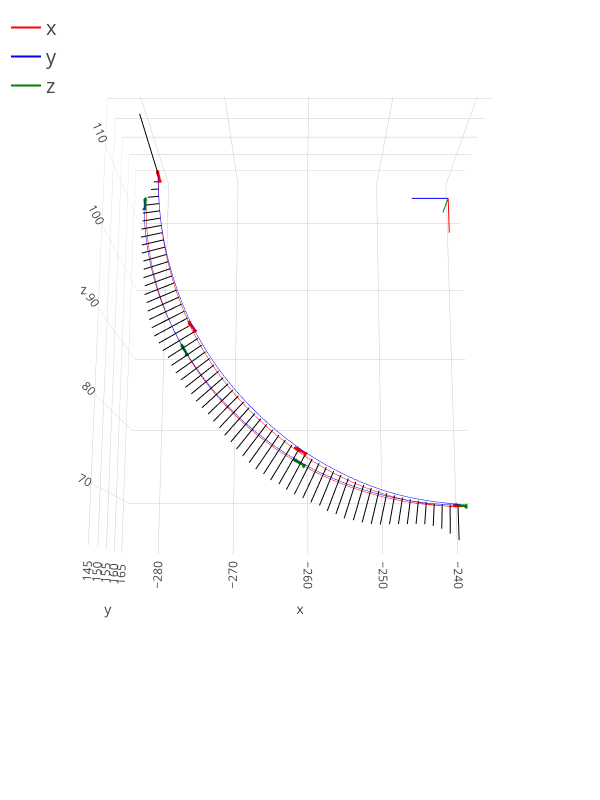

The notebook cell saved with this chart:
### Code cell
from flightplotting.traces import vectors, axestrace, vector
from geometry import Quaternion


fig = ea.plot_3d(nmodels=3, scale=1)
fig.add_traces(axestrace(ea.coord, 5))
#fig.add_traces(vectors(5, ea.fl, 5*res.roll_rate.measurement.value.unit()*res.roll_rate.measurement.visibility ))

fig.update_layout(height=800, width=600)


fig.add_traces(vectors(50,ea.fl,er.track_y.measurement.value.degrees()))

fig.add_traces(vector(ea.fl.pos[-1],10*er.track_z.measurement.value.degrees()))

### Figure 1 — Plotly figure (JSON) as saved in the notebook; plotly's stock layout.template omitted (floating-point values rounded to 4 significant figures; data arrays with more than 128 entries replaced by an {"elided": "..."} marker saying what was removed)
{"data": [{"line": {"color": "blue", "width": 1}, "mode": "lines", "showlegend": false, "text": ["0.0", "0.0", "0.1", "0.1", "0.2", "0.2", "0.2", "0.3", "0.3", "0.4", "0.4", "0.4", "0.5", "0.5", "0.6", "0.6", "0.6", "0.7", "0.7", "0.8", "0.8", "0.8", "0.9", "0.9", "1.0", "1.0", "1.0", "1.1", "1.1", "1.2", "1.2", "1.2", "1.3", "1.3", "1.4", "1.4", "1.4", "1.5", "1.5", "1.6", "1.6", "1.6", "1.7", "1.7", "1.8", "1.8", "1.8", "1.9", "1.9", "2.0", "2.0", "2.0", "2.1", "2.1", "2.2", "2.2", "2.2", "2.3", "2.3", "2.4", "2.4", "2.4", "2.5", "2.5"], "type": "scatter3d", "x": [-240.6, -241.7, -242.7, -243.7, -244.8, -245.8, -246.8, -247.8, -248.9, -249.9, -250.9, -251.9, -252.8, -253.8, -254.8, -255.8, -256.7, -257.6, -258.5, -259.4, -260.3, -261.2, -262.0, -262.9, -263.7, -264.5, -265.3, -266.1, -266.8, -267.5, -268.3, -269.0, -269.7, -270.3, -271.0, -271.6, -272.2, -272.8, -273.3, -273.9, -274.4, -274.9, -275.3, -275.8, -276.2, -276.6, -277.0, -277.3, -277.6, -278.0, -278.2, -278.5, -278.8, -279.0, -279.2, -279.4, -279.6, -279.7, -279.8, -279.9, -280.0, -280.1, -280.1, -280.2], "y": [163.1, 163.0, 162.9, 162.7, 162.6, 162.5, 162.4, 162.3, 162.2, 162.1, 162.0, 161.9, 161.8, 161.7, 161.6, 161.5, 161.5, 161.4, 161.3, 161.3, 161.2, 161.2, 161.1, 161.1, 161.0, 161.0, 160.9, 160.9, 160.9, 160.8, 160.8, 160.8, 160.8, 160.8, 160.7, 160.7, 160.7, 160.7, 160.7, 160.7, 160.7, 160.7, 160.7, 160.7, 160.8, 160.8, 160.8, 160.8, 160.8, 160.8, 160.8, 160.8, 160.8, 160.8, 160.8, 160.8, 160.8, 160.8, 160.8, 160.7, 160.7, 160.7, 160.6, 160.6], "z": [69.34, 69.42, 69.5, 69.61, 69.74, 69.9, 70.09, 70.3, 70.55, 70.83, 71.15, 71.49, 71.86, 72.27, 72.69, 73.14, 73.61, 74.11, 74.63, 75.18, 75.74, 76.33, 76.95, 77.58, 78.24, 78.91, 79.61, 80.33, 81.06, 81.8, 82.56, 83.34, 84.14, 84.94, 85.76, 86.59, 87.44, 88.31, 89.19, 90.08, 90.98, 91.9, 92.83, 93.77, 94.72, 95.67, 96.64, 97.61, 98.59, 99.57, 100.6, 101.5, 102.5, 103.6, 104.6, 105.6, 106.6, 107.6, 108.7, 109.7, 110.7, 111.8, 112.8, 113.8]}, {"line": {"color": "red", "width": 1}, "mode": "lines", "showlegend": false, "text": ["0.0", "0.0", "0.1", "0.1", "0.2", "0.2", "0.2", "0.3", "0.3", "0.4", "0.4", "0.4", "0.5", "0.5", "0.6", "0.6", "0.6", "0.7", "0.7", "0.8", "0.8", "0.8", "0.9", "0.9", "1.0", "1.0", "1.0", "1.1", "1.1", "1.2", "1.2", "1.2", "1.3", "1.3", "1.4", "1.4", "1.4", "1.5", "1.5", "1.6", "1.6", "1.6", "1.7", "1.7", "1.8", "1.8", "1.8", "1.9", "1.9", "2.0", "2.0", "2.0", "2.1", "2.1", "2.2", "2.2", "2.2", "2.3", "2.3", "2.4", "2.4", "2.4", "2.5", "2.5"], "type": "scatter3d", "x": [-240.7, -241.8, -242.8, -243.8, -244.9, -245.9, -246.9, -248.0, -249.0, -250.0, -251.0, -252.0, -253.0, -253.9, -254.9, -255.9, -256.8, -257.7, -258.6, -259.5, -260.4, -261.3, -262.1, -263.0, -263.8, -264.6, -265.4, -266.2, -266.9, -267.7, -268.4, -269.1, -269.8, -270.4, -271.1, -271.7, -272.3, -272.9, -273.4, -274.0, -274.5, -275.0, -275.5, -275.9, -276.3, -276.7, -277.1, -277.5, -277.8, -278.1, -278.4, -278.7, -278.9, -279.2, -279.4, -279.6, -279.7, -279.9, -280.0, -280.1, -280.2, -280.3, -280.3, -280.4], "y": [165.0, 164.8, 164.7, 164.6, 164.5, 164.3, 164.2, 164.1, 164.0, 163.9, 163.8, 163.7, 163.6, 163.5, 163.5, 163.4, 163.3, 163.2, 163.2, 163.1, 163.1, 163.0, 162.9, 162.9, 162.9, 162.8, 162.8, 162.7, 162.7, 162.7, 162.6, 162.6, 162.6, 162.6, 162.6, 162.6, 162.6, 162.6, 162.6, 162.6, 162.6, 162.6, 162.6, 162.6, 162.6, 162.6, 162.6, 162.6, 162.6, 162.6, 162.7, 162.7, 162.7, 162.7, 162.7, 162.6, 162.6, 162.6, 162.6, 162.6, 162.5, 162.5, 162.5, 162.4], "z": [69.13, 69.21, 69.3, 69.41, 69.55, 69.71, 69.9, 70.12, 70.37, 70.64, 70.95, 71.29, 71.66, 72.07, 72.49, 72.94, 73.41, 73.9, 74.42, 74.97, 75.53, 76.12, 76.73, 77.37, 78.02, 78.69, 79.37, 80.08, 80.8, 81.54, 82.29, 83.07, 83.86, 84.67, 85.49, 86.33, 87.19, 88.06, 88.94, 89.84, 90.74, 91.67, 92.6, 93.55, 94.5, 95.46, 96.43, 97.41, 98.4, 99.39, 100.4, 101.4, 102.4, 103.4, 104.5, 105.5, 106.5, 107.5, 108.6, 109.6, 110.6, 111.7, 112.7, 113.8]}, {"color": "red", "hoverinfo": "name", "i": {"elided": "1408 int values"}, "j": {"elided": "1408 int values"}, "k": {"elided": "1408 int values"}, "name": "68.8", "showscale": false, "type": "mesh3d", "x": {"elided": "1534 float values"}, "y": {"elided": "1534 float values"}, "z": {"elided": "1534 float values"}}, {"color": "red", "hoverinfo": "name", "i": {"elided": "1408 int values"}, "j": {"elided": "1408 int values"}, "k": {"elided": "1408 int values"}, "name": "68.8", "showscale": false, "type": "mesh3d", "x": {"elided": "1534 float values"}, "y": {"elided": "1534 float values"}, "z": {"elided": "1534 float values"}}, {"color": "red", "hoverinfo": "name", "i": {"elided": "1408 int values"}, "j": {"elided": "1408 int values"}, "k": {"elided": "1408 int values"}, "name": "69.7", "showscale": false, "type": "mesh3d", "x": {"elided": "1534 float values"}, "y": {"elided": "1534 float values"}, "z": {"elided": "1534 float values"}}, {"color": "red", "hoverinfo": "name", "i": {"elided": "1408 int values"}, "j": {"elided": "1408 int values"}, "k": {"elided": "1408 int values"}, "name": "70.5", "showscale": false, "type": "mesh3d", "x": {"elided": "1534 float values"}, "y": {"elided": "1534 float values"}, "z": {"elided": "1534 float values"}}, {"color": "red", "hoverinfo": "name", "i": {"elided": "1408 int values"}, "j": {"elided": "1408 int values"}, "k": {"elided": "1408 int values"}, "name": "71.4", "showscale": false, "type": "mesh3d", "x": {"elided": "1534 float values"}, "y": {"elided": "1534 float values"}, "z": {"elided": "1534 float values"}}, {"color": "red", "hoverinfo": "name", "i": {"elided": "1408 int values"}, "j": {"elided": "1408 int values"}, "k": {"elided": "1408 int values"}, "name": "71.4", "showscale": false, "type": "mesh3d", "x": {"elided": "1534 float values"}, "y": {"elided": "1534 float values"}, "z": {"elided": "1534 float values"}}, {"line": {"color": "blue", "width": 1}, "mode": "lines", "showlegend": false, "text": ["0.0", "0.0", "0.1", "0.1", "0.2", "0.2", "0.2", "0.3", "0.3", "0.4", "0.4", "0.4", "0.5", "0.5", "0.6", "0.6", "0.6", "0.7", "0.7", "0.8", "0.8", "0.8", "0.9", "0.9", "1.0", "1.0", "1.0", "1.1", "1.1", "1.2", "1.2", "1.2", "1.3", "1.3", "1.4", "1.4", "1.4", "1.5", "1.5", "1.6", "1.6", "1.6", "1.7", "1.7", "1.7", "1.8", "1.8", "1.9", "1.9", "1.9", "2.0", "2.0", "2.1", "2.1", "2.1", "2.2", "2.2", "2.3", "2.3", "2.3", "2.4", "2.4", "2.5", "2.5"], "type": "scatter3d", "x": [-240.7, -241.7, -242.7, -243.7, -244.8, -245.8, -246.9, -247.9, -248.9, -249.9, -250.9, -251.9, -252.9, -253.9, -254.8, -255.8, -256.8, -257.7, -258.6, -259.6, -260.5, -261.4, -262.3, -263.2, -264.0, -264.9, -265.7, -266.5, -267.3, -268.1, -268.9, -269.6, -270.3, -271.1, -271.8, -272.4, -273.1, -273.7, -274.3, -274.9, -275.5, -276.1, -276.6, -277.1, -277.6, -278.1, -278.5, -278.9, -279.3, -279.7, -280.0, -280.4, -280.7, -280.9, -281.2, -281.4, -281.6, -281.8, -281.9, -282.1, -282.2, -282.3, -282.3, -282.3], "y": [163.1, 163.1, 163.1, 163.1, 163.1, 163.1, 163.1, 163.1, 163.1, 163.1, 163.1, 163.1, 163.1, 163.1, 163.1, 163.1, 163.1, 163.1, 163.1, 163.1, 163.1, 163.1, 163.1, 163.1, 163.1, 163.1, 163.1, 163.1, 163.1, 163.1, 163.1, 163.1, 163.1, 163.1, 163.1, 163.1, 163.1, 163.1, 163.1, 163.1, 163.1, 163.1, 163.1, 163.1, 163.1, 163.1, 163.1, 163.1, 163.1, 163.1, 163.1, 163.1, 163.1, 163.1, 163.1, 163.1, 163.1, 163.1, 163.1, 163.1, 163.1, 163.1, 163.1, 163.1], "z": [69.24, 69.26, 69.31, 69.39, 69.49, 69.62, 69.77, 69.95, 70.15, 70.37, 70.63, 70.91, 71.21, 71.53, 71.88, 72.26, 72.66, 73.07, 73.5, 73.97, 74.47, 74.98, 75.51, 76.06, 76.64, 77.24, 77.86, 78.49, 79.14, 79.82, 80.53, 81.25, 81.97, 82.71, 83.48, 84.29, 85.1, 85.9, 86.71, 87.56, 88.44, 89.32, 90.19, 91.08, 92.0, 92.94, 93.89, 94.82, 95.77, 96.74, 97.72, 98.71, 99.69, 100.7, 101.7, 102.7, 103.7, 104.7, 105.8, 106.8, 107.8, 108.9, 109.9, 110.9]}, {"line": {"color": "red", "width": 1}, "mode": "lines", "showlegend": false, "text": ["0.0", "0.0", "0.1", "0.1", "0.2", "0.2", "0.2", "0.3", "0.3", "0.4", "0.4", "0.4", "0.5", "0.5", "0.6", "0.6", "0.6", "0.7", "0.7", "0.8", "0.8", "0.8", "0.9", "0.9", "1.0", "1.0", "1.0", "1.1", "1.1", "1.2", "1.2", "1.2", "1.3", "1.3", "1.4", "1.4", "1.4", "1.5", "1.5", "1.6", "1.6", "1.6", "1.7", "1.7", "1.7", "1.8", "1.8", "1.9", "1.9", "1.9", "2.0", "2.0", "2.1", "2.1", "2.1", "2.2", "2.2", "2.3", "2.3", "2.3", "2.4", "2.4", "2.5", "2.5"], "type": "scatter3d", "x": [-240.7, -241.7, -242.7, -243.7, -244.8, -245.8, -246.9, -247.9, -248.9, -249.9, -250.9, -251.9, -252.9, -253.9, -254.8, -255.8, -256.8, -257.7, -258.6, -259.6, -260.5, -261.4, -262.3, -263.2, -264.0, -264.9, -265.7, -266.5, -267.3, -268.1, -268.9, -269.6, -270.3, -271.1, -271.8, -272.4, -273.1, -273.7, -274.3, -274.9, -275.5, -276.1, -276.6, -277.1, -277.6, -278.1, -278.5, -278.9, -279.3, -279.7, -280.0, -280.4, -280.7, -280.9, -281.2, -281.4, -281.6, -281.8, -281.9, -282.1, -282.2, -282.3, -282.3, -282.3], "y": [165.0, 165.0, 165.0, 165.0, 165.0, 165.0, 165.0, 165.0, 165.0, 165.0, 165.0, 165.0, 165.0, 165.0, 165.0, 165.0, 165.0, 165.0, 165.0, 165.0, 165.0, 165.0, 165.0, 165.0, 165.0, 165.0, 165.0, 165.0, 165.0, 165.0, 165.0, 165.0, 165.0, 165.0, 165.0, 165.0, 165.0, 165.0, 165.0, 165.0, 165.0, 165.0, 165.0, 165.0, 165.0, 165.0, 165.0, 165.0, 165.0, 165.0, 165.0, 165.0, 165.0, 165.0, 165.0, 165.0, 165.0, 165.0, 165.0, 165.0, 165.0, 165.0, 165.0, 165.0], "z": [69.24, 69.26, 69.31, 69.39, 69.49, 69.62, 69.77, 69.95, 70.15, 70.37, 70.63, 70.91, 71.21, 71.53, 71.88, 72.26, 72.66, 73.07, 73.5, 73.97, 74.47, 74.98, 75.51, 76.06, 76.64, 77.24, 77.86, 78.49, 79.14, 79.82, 80.53, 81.25, 81.97, 82.71, 83.48, 84.29, 85.1, 85.9, 86.71, 87.56, 88.44, 89.32, 90.19, 91.08, 92.0, 92.94, 93.89, 94.82, 95.77, 96.74, 97.72, 98.71, 99.69, 100.7, 101.7, 102.7, 103.7, 104.7, 105.8, 106.8, 107.8, 108.9, 109.9, 110.9]}, {"color": "green", "hoverinfo": "name", "i": {"elided": "1408 int values"}, "j": {"elided": "1408 int values"}, "k": {"elided": "1408 int values"}, "name": "1.6", "showscale": false, "type": "mesh3d", "x": {"elided": "1534 float values"}, "y": {"elided": "1534 float values"}, "z": {"elided": "1534 float values"}}, {"color": "green", "hoverinfo": "name", "i": {"elided": "1408 int values"}, "j": {"elided": "1408 int values"}, "k": {"elided": "1408 int values"}, "name": "1.6", "showscale": false, "type": "mesh3d", "x": {"elided": "1534 float values"}, "y": {"elided": "1534 float values"}, "z": {"elided": "1534 float values"}}, {"color": "green", "hoverinfo": "name", "i": {"elided": "1408 int values"}, "j": {"elided": "1408 int values"}, "k": {"elided": "1408 int values"}, "name": "2.5", "showscale": false, "type": "mesh3d", "x": {"elided": "1534 float values"}, "y": {"elided": "1534 float values"}, "z": {"elided": "1534 float values"}}, {"color": "green", "hoverinfo": "name", "i": {"elided": "1408 int values"}, "j": {"elided": "1408 int values"}, "k": {"elided": "1408 int values"}, "name": "3.3", "showscale": false, "type": "mesh3d", "x": {"elided": "1534 float values"}, "y": {"elided": "1534 float values"}, "z": {"elided": "1534 float values"}}, {"color": "green", "hoverinfo": "name", "i": {"elided": "1408 int values"}, "j": {"elided": "1408 int values"}, "k": {"elided": "1408 int values"}, "name": "4.1", "showscale": false, "type": "mesh3d", "x": {"elided": "1534 float values"}, "y": {"elided": "1534 float values"}, "z": {"elided": "1534 float values"}}, {"color": "green", "hoverinfo": "name", "i": {"elided": "1408 int values"}, "j": {"elided": "1408 int values"}, "k": {"elided": "1408 int values"}, "name": "4.1", "showscale": false, "type": "mesh3d", "x": {"elided": "1534 float values"}, "y": {"elided": "1534 float values"}, "z": {"elided": "1534 float values"}}, {"line": {"color": "red"}, "mode": "lines", "name": "x", "type": "scatter3d", "x": [-240.7, -240.7], "y": [164.0, 164.0], "z": [111.4, 106.4]}, {"line": {"color": "blue"}, "mode": "lines", "name": "y", "type": "scatter3d", "x": [-240.7, -245.7], "y": [164.0, 164.0], "z": [111.4, 111.4]}, {"line": {"color": "green"}, "mode": "lines", "name": "z", "type": "scatter3d", "x": [-240.7, -240.7], "y": [164.0, 169.0], "z": [111.4, 111.4]}, {"line": {"color": "black", "dash": "solid", "width": 2}, "mode": "lines", "showlegend": false, "type": "scatter3d", "x": [-240.7, -240.7], "y": [164.0, 164.0], "z": [69.24, 64.83]}, {"line": {"color": "black", "dash": "solid", "width": 2}, "mode": "lines", "showlegend": false, "type": "scatter3d", "x": [-241.7, -241.8], "y": [163.9, 163.9], "z": [69.31, 65.66]}, {"line": {"color": "black", "dash": "solid", "width": 2}, "mode": "lines", "showlegend": false, "type": "scatter3d", "x": [-242.7, -242.9], "y": [163.8, 163.8], "z": [69.4, 66.28]}, {"line": {"color": "black", "dash": "solid", "width": 2}, "mode": "lines", "showlegend": false, "type": "scatter3d", "x": [-243.8, -244.0], "y": [163.7, 163.7], "z": [69.51, 66.62]}, {"line": {"color": "black", "dash": "solid", "width": 2}, "mode": "lines", "showlegend": false, "type": "scatter3d", "x": [-244.8, -245.1], "y": [163.5, 163.5], "z": [69.64, 66.82]}, {"line": {"color": "black", "dash": "solid", "width": 2}, "mode": "lines", "showlegend": false, "type": "scatter3d", "x": [-245.8, -246.2], "y": [163.4, 163.4], "z": [69.81, 66.86]}, {"line": {"color": "black", "dash": "solid", "width": 2}, "mode": "lines", "showlegend": false, "type": "scatter3d", "x": [-246.9, -247.3], "y": [163.3, 163.3], "z": [69.99, 66.82]}, {"line": {"color": "black", "dash": "solid", "width": 2}, "mode": "lines", "showlegend": false, "type": "scatter3d", "x": [-247.9, -248.5], "y": [163.2, 163.2], "z": [70.21, 66.82]}, {"line": {"color": "black", "dash": "solid", "width": 2}, "mode": "lines", "showlegend": false, "type": "scatter3d", "x": [-248.9, -249.6], "y": [163.1, 163.1], "z": [70.46, 66.78]}, {"line": {"color": "black", "dash": "solid", "width": 2}, "mode": "lines", "showlegend": false, "type": "scatter3d", "x": [-249.9, -250.8], "y": [163.0, 163.0], "z": [70.74, 66.74]}, {"line": {"color": "black", "dash": "solid", "width": 2}, "mode": "lines", "showlegend": false, "type": "scatter3d", "x": [-250.9, -252.0], "y": [162.9, 162.9], "z": [71.05, 66.81]}, {"line": {"color": "black", "dash": "solid", "width": 2}, "mode": "lines", "showlegend": false, "type": "scatter3d", "x": [-251.9, -253.1], "y": [162.8, 162.8], "z": [71.39, 66.99]}, {"line": {"color": "black", "dash": "solid", "width": 2}, "mode": "lines", "showlegend": false, "type": "scatter3d", "x": [-252.9, -254.3], "y": [162.7, 162.7], "z": [71.76, 67.27]}, {"line": {"color": "black", "dash": "solid", "width": 2}, "mode": "lines", "showlegend": false, "type": "scatter3d", "x": [-253.9, -255.4], "y": [162.6, 162.6], "z": [72.17, 67.49]}, {"line": {"color": "black", "dash": "solid", "width": 2}, "mode": "lines", "showlegend": false, "type": "scatter3d", "x": [-254.9, -256.5], "y": [162.5, 162.5], "z": [72.59, 68.01]}, {"line": {"color": "black", "dash": "solid", "width": 2}, "mode": "lines", "showlegend": false, "type": "scatter3d", "x": [-255.8, -257.6], "y": [162.5, 162.5], "z": [73.04, 68.42]}, {"line": {"color": "black", "dash": "solid", "width": 2}, "mode": "lines", "showlegend": false, "type": "scatter3d", "x": [-256.7, -258.6], "y": [162.4, 162.4], "z": [73.51, 69.1]}, {"line": {"color": "black", "dash": "solid", "width": 2}, "mode": "lines", "showlegend": false, "type": "scatter3d", "x": [-257.7, -259.7], "y": [162.3, 162.3], "z": [74.01, 69.48]}, {"line": {"color": "black", "dash": "solid", "width": 2}, "mode": "lines", "showlegend": false, "type": "scatter3d", "x": [-258.6, -260.7], "y": [162.3, 162.3], "z": [74.53, 70.02]}, {"line": {"color": "black", "dash": "solid", "width": 2}, "mode": "lines", "showlegend": false, "type": "scatter3d", "x": [-259.5, -261.8], "y": [162.2, 162.2], "z": [75.07, 70.53]}, {"line": {"color": "black", "dash": "solid", "width": 2}, "mode": "lines", "showlegend": false, "type": "scatter3d", "x": [-260.4, -262.8], "y": [162.1, 162.1], "z": [75.64, 71.1]}, {"line": {"color": "black", "dash": "solid", "width": 2}, "mode": "lines", "showlegend": false, "type": "scatter3d", "x": [-261.2, -263.8], "y": [162.1, 162.1], "z": [76.23, 71.79]}, {"line": {"color": "black", "dash": "solid", "width": 2}, "mode": "lines", "showlegend": false, "type": "scatter3d", "x": [-262.1, -264.8], "y": [162.0, 162.0], "z": [76.84, 72.33]}, {"line": {"color": "black", "dash": "solid", "width": 2}, "mode": "lines", "showlegend": false, "type": "scatter3d", "x": [-262.9, -265.7], "y": [162.0, 162.0], "z": [77.47, 73.1]}, {"line": {"color": "black", "dash": "solid", "width": 2}, "mode": "lines", "showlegend": false, "type": "scatter3d", "x": [-263.7, -266.7], "y": [161.9, 161.9], "z": [78.13, 73.71]}, {"line": {"color": "black", "dash": "solid", "width": 2}, "mode": "lines", "showlegend": false, "type": "scatter3d", "x": [-264.6, -267.6], "y": [161.9, 161.9], "z": [78.8, 74.53]}, {"line": {"color": "black", "dash": "solid", "width": 2}, "mode": "lines", "showlegend": false, "type": "scatter3d", "x": [-265.3, -268.4], "y": [161.9, 161.9], "z": [79.49, 75.37]}, {"line": {"color": "black", "dash": "solid", "width": 2}, "mode": "lines", "showlegend": false, "type": "scatter3d", "x": [-266.1, -269.2], "y": [161.8, 161.8], "z": [80.2, 76.27]}, {"line": {"color": "black", "dash": "solid", "width": 2}, "mode": "lines", "showlegend": false, "type": "scatter3d", "x": [-266.9, -269.9], "y": [161.8, 161.8], "z": [80.93, 77.2]}, {"line": {"color": "black", "dash": "solid", "width": 2}, "mode": "lines", "showlegend": false, "type": "scatter3d", "x": [-267.6, -270.7], "y": [161.8, 161.8], "z": [81.67, 78.05]}, {"line": {"color": "black", "dash": "solid", "width": 2}, "mode": "lines", "showlegend": false, "type": "scatter3d", "x": [-268.3, -271.4], "y": [161.7, 161.7], "z": [82.43, 79.03]}, {"line": {"color": "black", "dash": "solid", "width": 2}, "mode": "lines", "showlegend": false, "type": "scatter3d", "x": [-269.0, -272.2], "y": [161.7, 161.7], "z": [83.2, 79.87]}, {"line": {"color": "black", "dash": "solid", "width": 2}, "mode": "lines", "showlegend": false, "type": "scatter3d", "x": [-269.7, -272.9], "y": [161.7, 161.7], "z": [84.0, 80.81]}, {"line": {"color": "black", "dash": "solid", "width": 2}, "mode": "lines", "showlegend": false, "type": "scatter3d", "x": [-270.4, -273.7], "y": [161.7, 161.7], "z": [84.8, 81.66]}, {"line": {"color": "black", "dash": "solid", "width": 2}, "mode": "lines", "showlegend": false, "type": "scatter3d", "x": [-271.0, -274.5], "y": [161.7, 161.7], "z": [85.63, 82.49]}, {"line": {"color": "black", "dash": "solid", "width": 2}, "mode": "lines", "showlegend": false, "type": "scatter3d", "x": [-271.6, -275.1], "y": [161.6, 161.6], "z": [86.46, 83.46]}, {"line": {"color": "black", "dash": "solid", "width": 2}, "mode": "lines", "showlegend": false, "type": "scatter3d", "x": [-272.2, -275.9], "y": [161.6, 161.6], "z": [87.32, 84.32]}, {"line": {"color": "black", "dash": "solid", "width": 2}, "mode": "lines", "showlegend": false, "type": "scatter3d", "x": [-272.8, -276.5], "y": [161.6, 161.6], "z": [88.19, 85.32]}, {"line": {"color": "black", "dash": "solid", "width": 2}, "mode": "lines", "showlegend": false, "type": "scatter3d", "x": [-273.4, -277.2], "y": [161.6, 161.6], "z": [89.07, 86.25]}, {"line": {"color": "black", "dash": "solid", "width": 2}, "mode": "lines", "showlegend": false, "type": "scatter3d", "x": [-273.9, -277.8], "y": [161.6, 161.6], "z": [89.96, 87.25]}, {"line": {"color": "black", "dash": "solid", "width": 2}, "mode": "lines", "showlegend": false, "type": "scatter3d", "x": [-274.4, -278.3], "y": [161.6, 161.6], "z": [90.86, 88.3]}, {"line": {"color": "black", "dash": "solid", "width": 2}, "mode": "lines", "showlegend": false, "type": "scatter3d", "x": [-274.9, -279.0], "y": [161.6, 161.6], "z": [91.78, 89.23]}, {"line": {"color": "black", "dash": "solid", "width": 2}, "mode": "lines", "showlegend": false, "type": "scatter3d", "x": [-275.4, -279.5], "y": [161.7, 161.7], "z": [92.71, 90.25]}, {"line": {"color": "black", "dash": "solid", "width": 2}, "mode": "lines", "showlegend": false, "type": "scatter3d", "x": [-275.8, -280.2], "y": [161.7, 161.7], "z": [93.66, 91.2]}, {"line": {"color": "black", "dash": "solid", "width": 2}, "mode": "lines", "showlegend": false, "type": "scatter3d", "x": [-276.3, -280.5], "y": [161.7, 161.7], "z": [94.61, 92.34]}, {"line": {"color": "black", "dash": "solid", "width": 2}, "mode": "lines", "showlegend": false, "type": "scatter3d", "x": [-276.7, -280.8], "y": [161.7, 161.7], "z": [95.57, 93.46]}, {"line": {"color": "black", "dash": "solid", "width": 2}, "mode": "lines", "showlegend": false, "type": "scatter3d", "x": [-277.0, -281.1], "y": [161.7, 161.7], "z": [96.53, 94.61]}, {"line": {"color": "black", "dash": "solid", "width": 2}, "mode": "lines", "showlegend": false, "type": "scatter3d", "x": [-277.4, -281.3], "y": [161.7, 161.7], "z": [97.51, 95.78]}, {"line": {"color": "black", "dash": "solid", "width": 2}, "mode": "lines", "showlegend": false, "type": "scatter3d", "x": [-277.7, -281.6], "y": [161.7, 161.7], "z": [98.49, 96.89]}, {"line": {"color": "black", "dash": "solid", "width": 2}, "mode": "lines", "showlegend": false, "type": "scatter3d", "x": [-278.0, -281.6], "y": [161.7, 161.7], "z": [99.48, 98.1]}, {"line": {"color": "black", "dash": "solid", "width": 2}, "mode": "lines", "showlegend": false, "type": "scatter3d", "x": [-278.3, -281.8], "y": [161.7, 161.7], "z": [100.5, 99.22]}, {"line": {"color": "black", "dash": "solid", "width": 2}, "mode": "lines", "showlegend": false, "type": "scatter3d", "x": [-278.6, -281.8], "y": [161.7, 161.7], "z": [101.5, 100.4]}, {"line": {"color": "black", "dash": "solid", "width": 2}, "mode": "lines", "showlegend": false, "type": "scatter3d", "x": [-278.9, -281.9], "y": [161.7, 161.7], "z": [102.5, 101.6]}, {"line": {"color": "black", "dash": "solid", "width": 2}, "mode": "lines", "showlegend": false, "type": "scatter3d", "x": [-279.1, -282.2], "y": [161.7, 161.7], "z": [103.5, 102.7]}, {"line": {"color": "black", "dash": "solid", "width": 2}, "mode": "lines", "showlegend": false, "type": "scatter3d", "x": [-279.3, -282.2], "y": [161.7, 161.7], "z": [104.5, 103.8]}, {"line": {"color": "black", "dash": "solid", "width": 2}, "mode": "lines", "showlegend": false, "type": "scatter3d", "x": [-279.5, -282.4], "y": [161.7, 161.7], "z": [105.5, 104.9]}, {"line": {"color": "black", "dash": "solid", "width": 2}, "mode": "lines", "showlegend": false, "type": "scatter3d", "x": [-279.7, -282.3], "y": [161.7, 161.7], "z": [106.6, 106.0]}, {"line": {"color": "black", "dash": "solid", "width": 2}, "mode": "lines", "showlegend": false, "type": "scatter3d", "x": [-279.8, -282.2], "y": [161.7, 161.7], "z": [107.6, 107.2]}, {"line": {"color": "black", "dash": "solid", "width": 2}, "mode": "lines", "showlegend": false, "type": "scatter3d", "x": [-279.9, -282.2], "y": [161.7, 161.7], "z": [108.6, 108.3]}, {"line": {"color": "black", "dash": "solid", "width": 2}, "mode": "lines", "showlegend": false, "type": "scatter3d", "x": [-280.0, -281.8], "y": [161.7, 161.7], "z": [109.7, 109.4]}, {"line": {"color": "black", "dash": "solid", "width": 2}, "mode": "lines", "showlegend": false, "type": "scatter3d", "x": [-280.1, -281.6], "y": [161.6, 161.6], "z": [110.7, 110.5]}, {"line": {"color": "black", "dash": "solid", "width": 2}, "mode": "lines", "showlegend": false, "type": "scatter3d", "x": [-280.2, -281.2], "y": [161.6, 161.6], "z": [111.7, 111.6]}, {"line": {"color": "black", "dash": "solid", "width": 2}, "mode": "lines", "showlegend": false, "type": "scatter3d", "x": [-280.2, -280.8], "y": [161.6, 161.6], "z": [112.8, 112.7]}, {"line": {"color": "black", "dash": "solid", "width": 2}, "mode": "lines", "showlegend": false, "type": "scatter3d", "x": [-280.3, -280.5], "y": [161.5, 161.5], "z": [113.8, 113.8]}, {"line": {"color": "black", "dash": "solid", "width": 2}, "mode": "lines", "showlegend": false, "type": "scatter3d", "x": [-280.3, -280.2], "y": [161.5, 145.4], "z": [113.8, 114.2]}], "layout": {"height": 800, "uirevision": "foo", "width": 600}}
